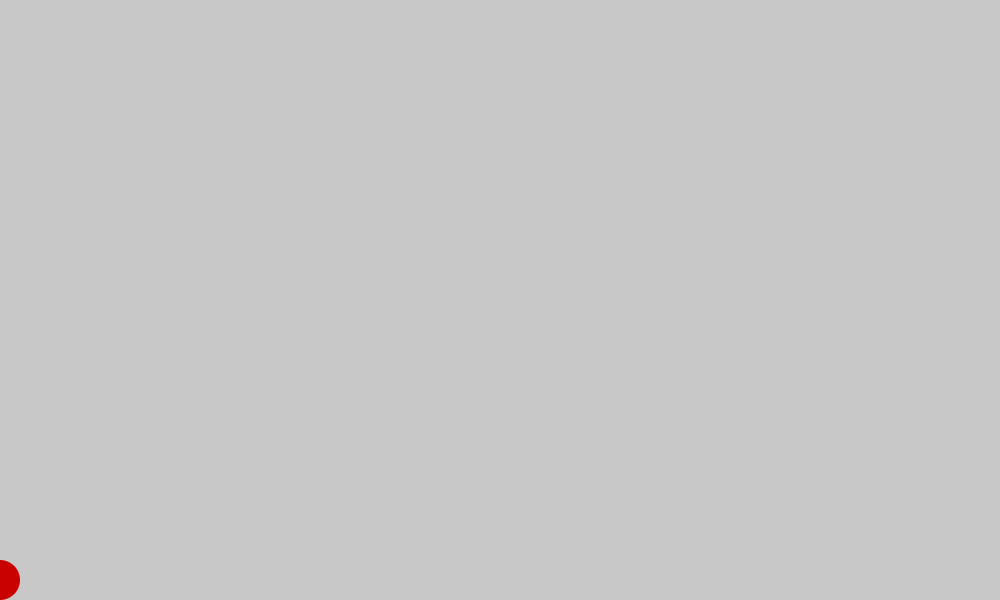
Frame 1 (no input)
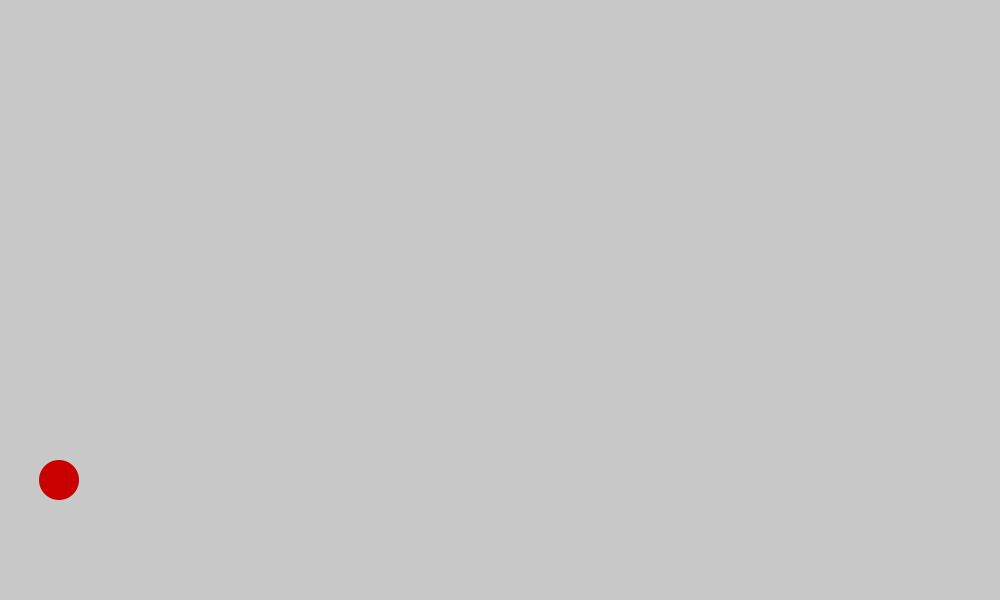
Frame 60 (the mouse pressed at the canvas centre just before this capture)
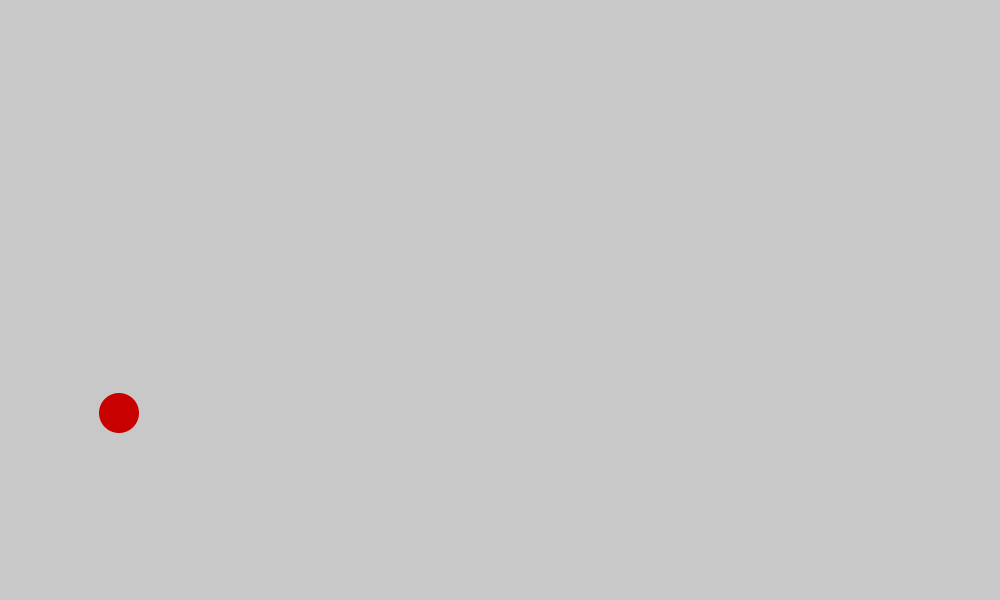
Frame 120 (the mouse held since frame 60 and released just before this capture)

The Processing sketch that drew these frames (run headless with seeded random() and noise(); from frame 60 on, the mouse is pressed at the canvas centre):

// Processing sketch: processing_182665
// ── processing_182665.pde

int x = 0;
int y = 0;
int rightEdge = 1000;
int leftEdge = 0;
boolean movingRight = true;
int xtravelled = 0;
int xparab = 0;
float r;
float g;
float b;
float bw;
int fillr = 200;
int fillg = 0;
int fillb = 0;
int background = 200;

void setup() {
  size(1000, 600);
}

void draw() {
  if (xtravelled == 400){
    xtravelled = 0;
    r = random(0,254);
    g = random(0,254);
    b = random(0,254);
    bw = random(0,254);
    fillr = int(r);
    fillg = int(g);
    fillb = int(b);
    background = int(bw);
    print(xtravelled);
  }
  if (movingRight) {
    if (x < rightEdge) {
      background(background);
      fill(fillr,fillg,fillb);
      noStroke();
      ellipse(x, height-y-20, 40, 40);
      x = x + 1;
      y = ((-1)*((xtravelled-200)*(xtravelled-200)))/200+200;
      xtravelled = xtravelled + 1;
    } else {
      movingRight = false;
    }
  } else {
    if (x > leftEdge) {
      background(background);
      fill(fillr,fillg,fillb);
      noStroke();
      ellipse(x, height-y-20, 40, 40);
      x = x - 1;
      println(xtravelled);
      y = ((-1)*((xtravelled-200)*(xtravelled-200)))/200+200;
      xtravelled = xtravelled + 1;
    } else {
      movingRight = true;
    }
  }
}
